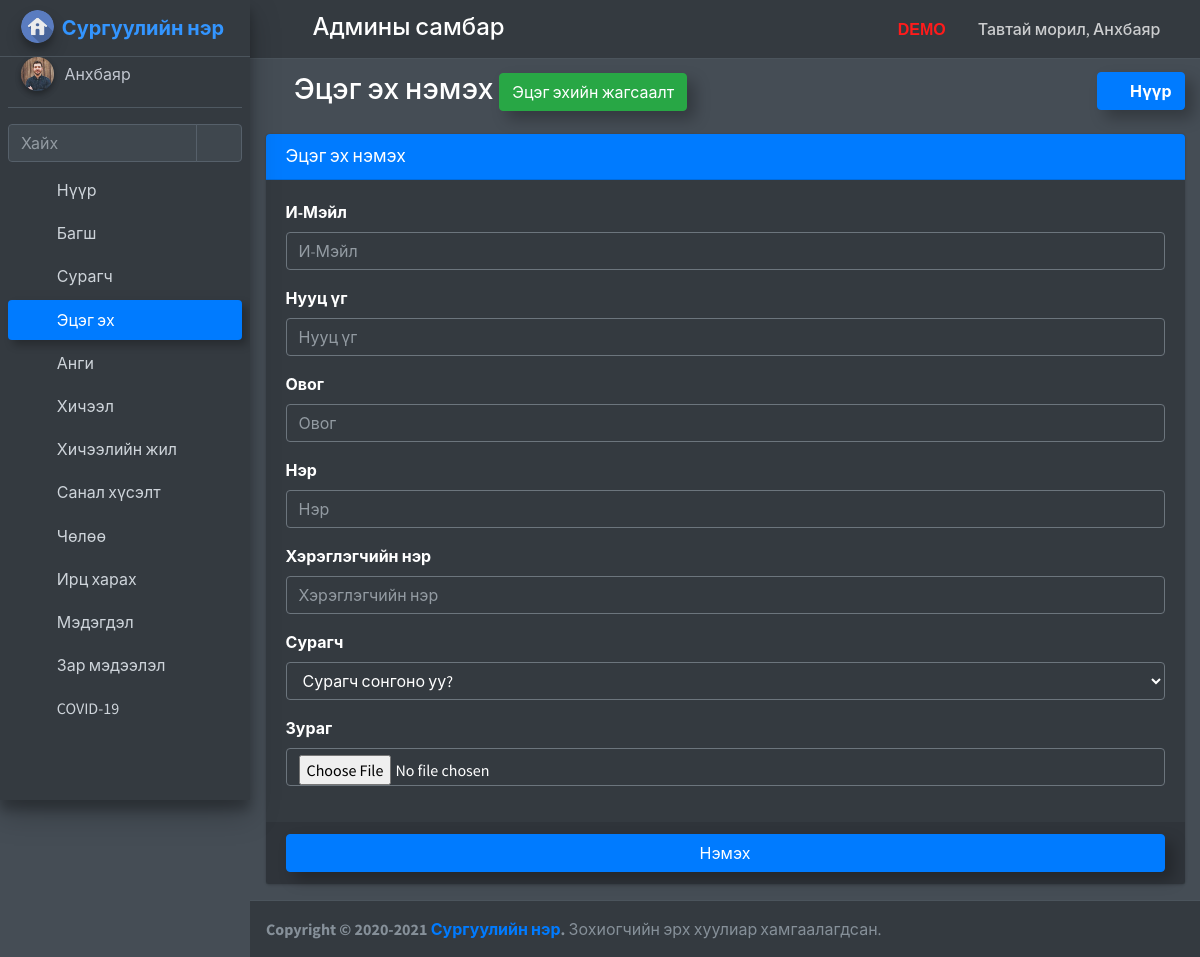
The app's page /add_parent (signed in) with its own data.
### school_management_app/models.py (models this page shows)
class CustomUser(AbstractUser):
    user_type_data=((1,"HOD"),(2,"Staff"),(3,"Student"),(4,"Parent"))
    user_type=models.CharField(default=1,choices=user_type_data,max_length=10)

class AdminHOD(models.Model):
    id=models.AutoField(primary_key=True)
    admin=models.OneToOneField(CustomUser,on_delete=models.CASCADE)
    created_at=models.DateTimeField(auto_now_add=True)
    updated_at=models.DateTimeField(auto_now_add=True)
    profile_pic=models.FileField(default="")
    objects=models.Manager()

### school_management_app/HodViews.py (the view)
# urls.py: path('add_parent',HodViews.add_parent,name="add_parent"),
def add_parent(request):
    user=CustomUser.objects.get(id=request.user.id)
    admin=AdminHOD.objects.get(admin=user)
    students=Students.objects.all()
    return render(request,"hod_template/add_parent_template.html",{"students":students,"admin":admin})

### school_management_app/templates/hod_template/add_parent_template.html (shortened to what this page needs)
{% extends 'hod_template/base_template.html' %}
{% block page_title %}
<i class="nav-icon fas fa-users"></i> Эцэг эх нэмэх <a href="/manage_parent" class="btn btn-success">Эцэг эхийн жагсаалт</a>
{% endblock page_title %}
{% block main_content %}
<section class="content">
  <div class="container-fluid">
    <div class="row">
      <div class="col-md-12">
        <div class="card card-primary">
          <div class="card-header">
            <h3 class="card-title">Эцэг эх нэмэх </h3>
          </div>
          <form role="form" action="/add_parent_save" method="post" enctype="multipart/form-data">
            <div class="card-body">
              <div class="form-group">
                <label>И-Мэйл</label>
                <input type="email" class="form-control" name="email" placeholder="И-Мэйл" id="id_email"
                  autocomplete="off" required>
              </div>
              <div class="form-group">
                <label>Нууц үг</label>
                <input type="password" class="form-control" placeholder="Нууц үг" name="password" required>
              </div>
              <div class="form-group">
                <label>Овог</label>
                <input type="text" class="form-control" placeholder="Овог" name="first_name">
              </div>
              <div class="form-group">
                <label>Нэр</label>
                <input type="text" class="form-control" placeholder="Нэр" name="last_name">
              </div>
              <div class="form-group">
                <label>Хэрэглэгчийн нэр</label>
                <input type="text" class="form-control" placeholder="Хэрэглэгчийн нэр" name="username" id="id_username"
                  autocomplete="off" required>
              </div>
              <div class="form-group">
                <label>Сурагч</label>
                  <select name="student" class="form-control" data-live-search="true">
                    <option value="" disabled selected>Сурагч сонгоно уу?</option>
                  </select>
              </div>
              <div class="form-group">
                <label>Зураг</label>
                <input type="file" class="form-control" name="profile_pic" accept=".png,.jpg,.jpeg,">
              </div>
            </div>
            <div class="card-footer">
              <button type="submit" class="btn btn-primary btn-block">Нэмэх</button>
            </div>
          </form>
        </div>
      </div>
    </div>
  </div>
</section>
{% endblock main_content %}

### school_management_app/templates/hod_template/base_template.html (shortened to what this page needs)
{% load static %}
<!DOCTYPE html>
<html>
<head>
  <link rel="stylesheet" href="{% static "plugins/fontawesome-free/css/all.min.css" %}">
  <link rel="stylesheet" href="https://code.ionicframework.com/ionicons/2.0.1/css/ionicons.min.css">
  <link rel="stylesheet" href="{% static "plugins/tempusdominus-bootstrap-4/css/tempusdominus-bootstrap-4.min.css" %}">
  <link rel="stylesheet" href="{% static "plugins/icheck-bootstrap/icheck-bootstrap.min.css" %}">
  <link rel="stylesheet" href="{% static "plugins/jqvmap/jqvmap.min.css" %}">
  <link rel="stylesheet" href="{% static "dist/css/adminlte.min.css" %}">
  <link rel="stylesheet" href="{% static "plugins/overlayScrollbars/css/OverlayScrollbars.min.css" %}">
  <link rel="stylesheet" href="{% static "plugins/daterangepicker/daterangepicker.css" %}">
  <link rel="stylesheet" href="{% static "plugins/summernote/summernote-bs4.css" %}">
  <link rel="stylesheet" href="{% static "custom/css/style.css" %}">
</head>
<body class="hold-transition sidebar-mini layout-fixed layout-navbar-fixed dark-mode">
  <div class="wrapper">
    <nav class="main-header navbar navbar-expand navbar-dark">
      <ul class="navbar-nav">
        <li class="nav-item">
          <a class="nav-link" data-widget="pushmenu" href="#"><i class="fas fa-bars"></i></a>
        </li>
      </ul>
      <h4 class="title-c1" style="margin-left: 10px; margin-top: 5px;">
        <span class="desktop">Админы самбар</span>
      </h4>
      <ul class="navbar-nav ml-auto">
        <li class="nav-item d-flex">
          <a class="nav-link">
            <span class="desktop-demo">DEMO</span>
        </li>
        <li class="nav-item d-flex">
          <a class="nav-link title-c2" style="white-space: nowrap; cursor: pointer;" data-toggle="dropdown" aria-haspopup="true" aria-expanded="false">
            <span class="hidden">Тавтай морил, </span>{{ user.last_name }}
            <i class="fas fa-angle-down"></i>
          </a>
        </li>
      </ul>
    </nav>
    {% include 'hod_template/sidebar_template.html' with user=user id=id %}
    <div class="content-wrapper">
      <div class="content-header">
        <div class="container-fluid">
          <div class="row mb-2">
            <div class="col-sm-6">
              <h1 class="m-0">
                {% block page_title %}
                {% endblock page_title %}
              </h1>
            </div>
            <div class="col-sm-6">
              <ol class="breadcrumb float-sm-right">
                <li class="breadcrumb-item"><a class="btn btn-primary font-weight-bold" href="{% url 'admin_home' %}"><i class="nav-icon fas fa-tachometer-alt mr-2"></i>Нүүр</a></li>
              </ol>
            </div>
          </div>
        </div>
      </div>
      {% block main_content %}{% endblock main_content %}
    </div>
    {% include 'hod_template/footer.html' %}
  </div>
</body>
</html>

### school_management_app/templates/hod_template/sidebar_template.html (shortened to what this page needs)
{% load static %}
<aside class="main-sidebar sidebar-dark-primary elevation-4">
  <a href="/admin_home" class="brand-link">
    <img src="{% static "dist/img/home-icon.png" %}" alt="logo" class="brand-image img-circle elevation-3"
      style="opacity: .9">
    <span class="brand-text font-weight-bold">Сургуулийн нэр</span>
  </a>
  <div class="sidebar">
    <div class="user-panel mt-3 pb-3 mb-3 d-flex">
      <div class="image">
        <img src="{{ admin.profile_pic }}" class="img-circle elevation-2 zoomD" alt="User Image">
      </div>
      <div class="info">
        <a href="{% url 'admin_profile' %}" class="d-block ">{{ user.last_name }}</a>
      </div>
    </div>
    <div class="form-inline">
      <div class="input-group" data-widget="sidebar-search">
        <input class="form-control form-control-sidebar" type="search" placeholder="Хайх" aria-label="Search">
        <div class="input-group-append">
          <button class="btn btn-sidebar" style="box-shadow: none !important;">
            <i class="fas fa-search fa-fw"></i>
          </button>
        </div>
      </div>
    </div>
    <nav class="mt-2">
      <ul class="nav nav-pills nav-sidebar flex-column nav-child-indent" data-widget="treeview" role="menu"
        data-accordion="false">
        <li class="nav-item">
          {% url 'admin_home' as admin_home %}
          <a href="{{ admin_home }}" class="nav-link {% if request.path == admin_home %} active {% endif %}">
            <i class="nav-icon fas fa-tachometer-alt"></i>
            <p>Нүүр</p>
          </a>
        </li>
        <li class="nav-item">
          {% url 'add_staff' as add_staff %}
          {% url 'manage_staff' as manage_staff %}
          {% url 'edit_staff' staff_id=id as edit_staff %}
          <a href="#" class="nav-link {% if request.path == add_staff %} active {% elif request.path == manage_staff %} active {% elif request.path == edit_staff %} active {% endif %}">
            <i class="nav-icon fas fa-chalkboard-teacher"></i>
            <p>Багш
              <i class="right fas fa-angle-left"></i>
            </p>
          </a>
        </li>
        <li class="nav-item">
          {% url 'add_student' as add_student %}
          {% url 'manage_student' as manage_student %}
          {% url 'edit_student' student_id=id as edit_student %}
          <a href="#" class="nav-link {% if request.path == add_student %} active {% elif request.path == manage_student %} active {% elif request.path == edit_student %} active {% endif %}">
            <i class="nav-icon fas fa-user-graduate"></i>
            <p>
              Сурагч
              <i class="right fas fa-angle-left"></i>
            </p>
          </a>
        </li>
        <li class="nav-item">
          {% url 'add_parent' as add_parent %}
          {% url 'manage_parent' as manage_parent %}
          {% url 'edit_parent' parent_id=id as edit_parent %}
          <a href="#" class="nav-link {% if request.path == add_parent %} active {% elif request.path == manage_parent %} active {% elif request.path == edit_parent %} active {% endif %}">
            <i class="nav-icon fas fa-users"></i>
            <p>
              Эцэг эх
              <i class="right fas fa-angle-left"></i>
            </p>
          </a>
        </li>
        <li class="nav-item">
          {% url 'add_course' as add_course %}
          {% url 'manage_course' as manage_course %}
          {% url 'edit_course' course_id=id as edit_course %}
          <a href="#" class="nav-link {% if request.path == add_course %} active {% elif request.path == manage_course %} active {% elif request.path == edit_course %} active {% endif %}">
            <i class="nav-icon fas fa-book"></i>
            <p>
              Анги
              <i class="right fas fa-angle-left"></i>
            </p>
          </a>
        </li>
        <li class="nav-item">
          {% url 'add_subject' as add_subject %}
          {% url 'manage_subject' as manage_subject %}
          {% url 'edit_subject' subject_id=id as edit_subject %}
          <a href="#" class="nav-link {% if request.path == add_subject %} active {% elif request.path == manage_subject %} active {% elif request.path == edit_subject %} active {% endif %}">
            <i class="nav-icon fas fa-book-open"></i>
            <p>
              Хичээл
              <i class="right fas fa-angle-left"></i>
            </p>
          </a>
        </li>
        <li class="nav-item">
          {% url 'add_session' as add_session %}
          {% url 'manage_session' as manage_session %}
          <a href="#" class="nav-link {% if request.path == add_session %} active {% elif request.path == manage_session %} active {% endif %}">
            <i class="nav-icon fas fa-calendar-alt"></i>
            <p>
              Хичээлийн жил
              <i class="right fas fa-angle-left"></i>
            </p>
          </a>
        </li>
        <li class="nav-item">
          {% url 'student_feedback_message' as student_feedback_message %}
          {% url 'staff_feedback_message' as staff_feedback_message %}
          {% url 'parent_feedback_message' as parent_feedback_message %}
          <a href="#" class="nav-link {% if request.path == student_feedback_message %} active {% elif request.path == staff_feedback_message %} active {% elif request.path == parent_feedback_message %} active {% endif %}">
            <i class="nav-icon fas fa-comments"></i>
            <p>
              Санал хүсэлт
              <i class="right fas fa-angle-left"></i>
            </p>
          </a>
        </li>
        <li class="nav-item">
          {% url 'student_leave_view' as student_leave_view %}
          {% url 'staff_leave_view' as staff_leave_view %}
          <a href="#" class="nav-link {% if request.path == student_leave_view %} active {% elif request.path == staff_leave_view %} active {% endif %}">
            <i class="nav-icon fas fa-sign-out-alt"></i>
            <p>
              Чөлөө
              <i class="right fas fa-angle-left"></i>
            </p>
          </a>
        </li>
        <li class="nav-item">
          {% url 'admin_view_attendance' as admin_view_attendance %}
          <a href="{% url 'admin_view_attendance' %}"
            class="nav-link {% if request.path == admin_view_attendance %} active {% endif %}">
            <i class="nav-icon fas fa-user-check"></i>
            <p>
              Ирц харах
            </p>
          </a>
        </li>
        <li class="nav-item">
          {% url 'admin_send_notification_staff' as admin_send_notification_staff %}
          {% url 'admin_send_notification_student' as admin_send_notification_student %}
          {% url 'admin_send_notification_parent' as admin_send_notification_parent %}
          <a href="#" class="nav-link ">
            <i class="nav-icon fas fa-bell"></i>
            <p>
              Мэдэгдэл
              <i class="right fas fa-angle-left"></i>
            </p>
          </a>
        </li>
        {% url 'manage_tnews' as manage_tnews %}
        {% url 'edit_tnews' TNews_id=id as edit_tnews %}
        {% url 'add_tnews' as add_tnews %}
        {% url 'view_tnews' TNews_id=id as view_tnews %}
        {% url 'manage_news' as manage_news %}
        {% url 'edit_news' News_id=id as edit_news %}
        {% url 'add_news' as add_news %}
        {% url 'view_news' News_id=id as view_news %}
        {% url 'manage_pnews' as manage_pnews %}
        {% url 'edit_pnews' PNews_id=id as edit_pnews %}
        {% url 'add_pnews' as add_pnews %}
        {% url 'view_pnews' PNews_id=id as view_pnews %}
        <li class="nav-item">
          <a href="#" class="nav-link
          ">
            <i class="nav-icon fas fa-newspaper"></i>
            <p>
              Зар мэдээлэл
              <i class="right fas fa-angle-left"></i>
            </p>
          </a>
        <li class="nav-item">
          {% url 'covid19' as covid19 %}
          <a href="{% url 'covid19' %}" class="nav-link {% if request.path == covid19 %} active {% endif %}">
            <i class="nav-icon fas fa-virus"></i>
            <p>
              COVID-19
            </p>
          </a>
        </li>
      </ul>
    </nav>
  </div>
</aside>

### school_management_app/static/custom/css/style.css (style rules this page uses)
.breadcrumb-item { margin-top: 10px; display: none; }
@media screen and (min-width: 992px) { .breadcrumb-item { margin-top: 0px; display: inline-block; } }
.btn { box-shadow: 8px 8px 15px rgba(0, 0, 0, 0.267) !important; }

### school_management_app/templates/hod_template/base_template.html (style rules this page uses)
.title-c1 { font-size: 20px; }
.desktop { font-size: 0px; }
.desktop-demo { font-size: 0px; }
.title-c2 { font-size: 15px; }
.hidden { font-size: 0; }
@media screen and (min-width: 992px) { .title-c1 { font-size: 24px; } }
@media screen and (min-width: 992px) { .desktop { font-size: 24px; } }
@media screen and (min-width: 992px) { .desktop-demo { font-size: 1rem; color: #ff1b1b; font-weight: 700; font-family: sans-serif; } }
@media screen and (min-width: 992px) { .title-c2 { font-size: 16px; font-weight: 500; } }
@media screen and (min-width: 992px) { .hidden { font-size: 16px; } }

### school_management_app/templates/hod_template/sidebar_template.html (style rules this page uses)
.zoomD { cursor: zoom-in; }
.nav-link.active { box-shadow: 5px 5px 8px rgba(0, 0, 0, 0.267) !important; }

### records on screen
CustomUser: last_name "Анхбаяр"
AdminHOD: profile_pic (picture)
